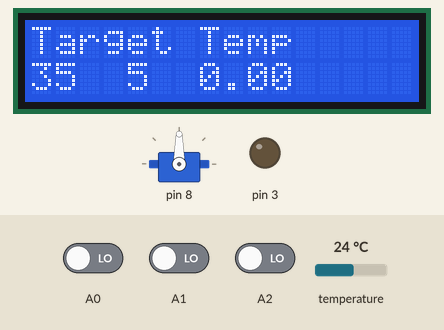
Simulated run of this sketch. Board: Arduino Uno, built with avr-gcc and run on an emulated ATmega328P. On the bench: servo, 16×2 character LCD, output pins drawn as LEDs (lit = HIGH). The inputs (shaded band) are chosen by the test bench; at power-on: A1 LOW, temperature 24 °C, A2 LOW, A0 LOW. What the sketch prints to the serial monitor is not drawn.

Above: at 1.2 s.
1.3 s: A1 driven HIGH
At 1.43 s:
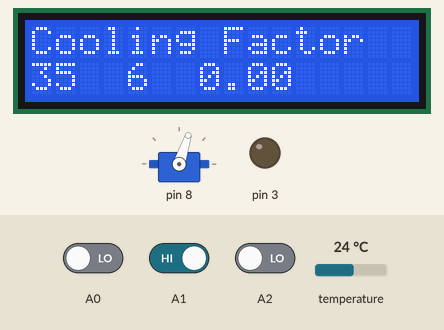
3.5 s: temperature set to 12 °C
At 6.1 s:
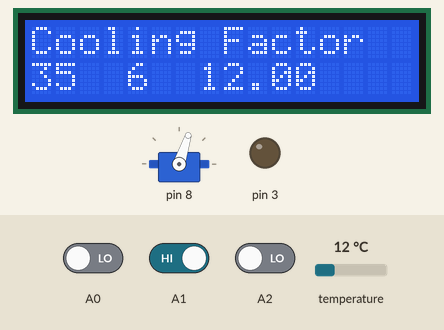
6.2 s: A2 driven HIGH
7.7 s: temperature set to 19 °C
At 10.6 s:
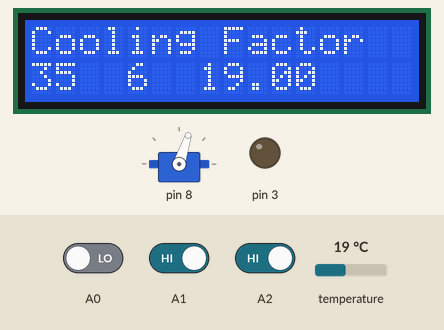
11.2 s: A1 driven LOW
At 11.8 s:
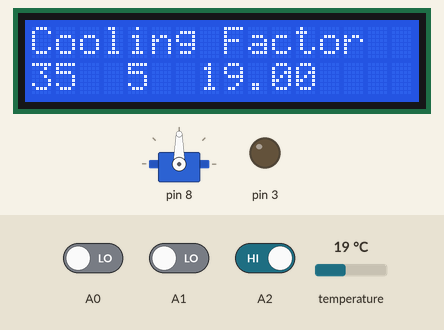
12.7 s: A2 driven LOW
At 19.2 s:
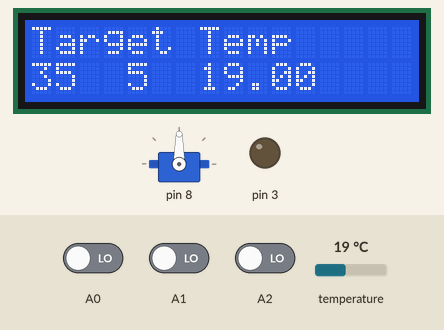
Timing chart, 0 to 31.6 s (numbered marks = the images above; inputs shaded):
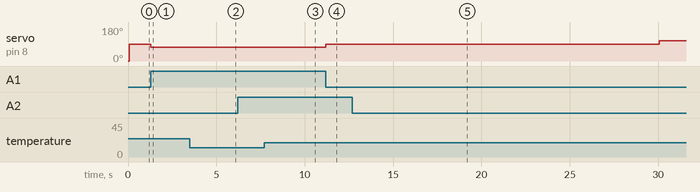

Measured:
- after the input at 1.3 s, servo on pin 8: 90° → 72° at once; the display: changes at once (image 1)
- after the input at 6.2 s, every drawn part: stays the same
- after the input at 7.7 s, the display: changes after 2.1 s (image 3)
- after the input at 11.2 s, servo on pin 8: 72° → 90° at once; the display: changes at once (image 4)
- after the input at 12.7 s, servo on pin 8: 90° → 108° after 17.4 s; the display: changes at once (image 5)

The sketch:

Enclosure-Exhaust.ino
```cpp
// include the library code:
#include <LiquidCrystal.h>
#include <OneWire.h>
#include <DallasTemperature.h>
#include "rotaryEncoder.h"
#include "Fan4Pin.h"
#include "ServoController.h"
#include "DController.h"

#define ONE_WIRE_BUS 10

Fan4Pin fan;

OneWire oneWire(ONE_WIRE_BUS);
DallasTemperature sensors(&oneWire);

// initialize the library by associating any needed LCD interface pin
// with the arduino pin number it is connected to
const int rs = 12, en = 11, d4 = 5, d5 = 4, d6 = 6, d7 = 2;
LiquidCrystal lcd(rs, en, d4, d5, d6, d7);

RotaryEncoder rEncoder(A1, A0, A2);

ServoController servo(8, 610, 2395);

// sampleRate, tRangeLow, tRangeHigh
DController tempController(15000, 240000, 300000);

void setup() {
	Serial.begin(9600);
	servo.start();

	/***********************
	 * LCD Setup
	 */
	// set up the LCD's number of columns and rows:
	lcd.begin(16, 2);
	// Print a message to the LCD.
	//lcd.print("hello, world!");

	// Setup Temp
	sensors.begin();

	fan.start();
	rEncoder.start();
}

bool draw = true;
int mode = 0;
int lastMode = -1;
float temp = 0;
float lastTemp = -1;
unsigned long lastSensorPollTime = -1000;
int coolingFactor = 5;
int lastCoolingFactor = -1;
int targetTemp = 35;
int lastTargetTemp = -1;
int ctrlChange = 0;

void drawScreen() {
	if(!draw)
		return;
	draw = false;
	lcd.clear();
	lcd.setCursor(0, 0);
	if(mode == 0) {
		lcd.print("Target Temp");
	}
	else if(mode == 1) {
		lcd.print("Cooling Factor");
	}
	lcd.setCursor(0, 1);
	lcd.print(targetTemp);
	lcd.setCursor(4, 1);
	lcd.print(coolingFactor);
	lcd.setCursor(7, 1);
	lcd.print(temp);
}

void updateTemps() {
	unsigned long now = millis();
	if (now - lastSensorPollTime >= 5000) {
		lastSensorPollTime = now;
		sensors.requestTemperatures();
		temp = sensors.getTempCByIndex(0);
		if(temp != lastTemp) {
			lastTemp = temp;
			draw = true;
		}
	}
}

void loop() {
	// put your main code here, to run repeatedly:
	RotaryEncoderState reState = rEncoder.read();
	if(mode == 0) {
		if(reState == RotaryEncoderState::clockwise) {
			targetTemp++;
			draw = true;
		}
		else if (reState == RotaryEncoderState::anti_clockwise) {
			targetTemp--;
			draw = true;
		}
		if (targetTemp > 60)
			targetTemp = 60;
		else if (targetTemp < 0)
			targetTemp = 0;
		ctrlChange = tempController.update(temp, targetTemp);
		coolingFactor += ctrlChange;
		if (coolingFactor > 20)
			coolingFactor = 20;
		else if (coolingFactor < 0)
			coolingFactor = 0;
	}
	else if (mode == 1) {
		if(reState == RotaryEncoderState::clockwise) {
			coolingFactor++;
			draw = true;
		}
		else if (reState == RotaryEncoderState::anti_clockwise) {
			coolingFactor--;
			draw = true;
		}
		if (coolingFactor > 20)
			coolingFactor = 20;
		else if (coolingFactor < 0)
			coolingFactor = 0;
	}
	if(reState == RotaryEncoderState::button) {
		draw = true;
		mode++;
		if(mode >= 2)
			mode = 0;
	}
	if(coolingFactor != lastCoolingFactor) {
		draw = true;
		Serial.print("Cooling Factor: ");
		Serial.print(coolingFactor);
		lastCoolingFactor = coolingFactor;

		int servoPos = map(lastCoolingFactor, 0, 10, 0, 10);
		if(coolingFactor == 0)
			servoPos = 0;
		if(coolingFactor >= 10)
			servoPos = 180;
		servoPos = servoPos * 18;
		int fanSpeed = map(lastCoolingFactor, 10, 20, 0, 100);
		if(fanSpeed < 0)
			fanSpeed = 0;
		servo.setPos(180 - servoPos);
		fan.setSpeed(fanSpeed);
	}
	/*
	if(servoPos != lastServoPos) {
		if(servoPos > 180)
			servoPos = 0;
		if(servoPos < 0)
			servoPos = 180;
		lastServoPos = servoPos;
		servo.setPos(servoPos);
	}
	*/
	servo.update();
	updateTemps();
	drawScreen();
}
```

DController.cpp
```cpp
#include "DController.h"
#include "Arduino.h"

DController::DController(unsigned long sampleRate, unsigned long tRangeLow, unsigned long tRangeHigh) {
	_sampleRate = sampleRate;
	_lastTime = 0;
	_tRangeLow = tRangeLow;
	_tRangeHigh = tRangeHigh;
	_lastTemp = 0;
}

int DController::update(float temp, float target) {
	unsigned long now = millis();

	if(now - _lastTime < _sampleRate)
		return 0;

	if(_lastTime == 0) {
		_lastTemp = temp;
		_lastTime = now;
		return 0;
	}

	float slope = (_lastTemp - temp) / ((_lastTime / 1000) - (now / 1000));
	float tempDiff = target - temp;
	float timeToTargetSec = tempDiff / slope;

	Serial.println("Temp CTRL");
	Serial.print("slope ");
	Serial.print(slope);
	Serial.print(" = (");
	Serial.print(_lastTemp);
	Serial.print(" - ");
	Serial.print(temp);
	Serial.print(") / (");
	Serial.print(_lastTime / 1000);
	Serial.print(" - ");
	Serial.print(now / 1000);
	Serial.println(")");
	Serial.print("timeToTarget ");
	Serial.println(timeToTargetSec);
	Serial.print("tempDiff ");
	Serial.println(tempDiff);

	_lastTemp = temp;
	_lastTime = now;

	int returnv = 0;

	if(slope < 0.001 && slope > -0.001) {
		if(tempDiff > 0)
			returnv = -1; // decrease coolingFactor
		else if(tempDiff < 0)
			returnv = 1; //increase coolingFactor
	}
	else if(timeToTargetSec < _tRangeLow / 1000) {
		if(tempDiff > 0)
			returnv = -1; // decrease coolingFactor
		else if(tempDiff < 0)
			returnv = 1; //increase coolingFactor
	}
	else if(timeToTargetSec > _tRangeHigh / 1000) {
		if(tempDiff > 0)
			returnv = 1; // increase coolingFactor
		else if(tempDiff < 0)
			returnv = -1; // decrease coolingFactor
	}
	Serial.print("return: ");
	Serial.println(returnv);
	return returnv;
}
```

DController.h
```cpp
#ifndef DController_h
#define DController_h

class DController {
	public:
		DController(unsigned long sampleRate, unsigned long tRangeLow, unsigned long tRangeHigh);
		int update(float temp, float target);
	private:
		unsigned long _lastTime;
		unsigned long _sampleRate;
		float _lastTemp;
		unsigned long _tRangeLow;
		unsigned long _tRangeHigh;
};

#endif
```

Fan4Pin.cpp
```cpp
#include "Fan4Pin.h";
#include "Arduino.h"

void Fan4Pin::start() {
	/***********************
	* Fan PWM setup on D3
	*/
	pinMode(3, OUTPUT);
	// Fast PWM Mode, Prescaler = /8
	// PWM on Pin 3, Pin 11 disabled
	// 16Mhz / 8 / (79 + 1) = 25Khz
	TCCR2A = _BV(COM2B1) | _BV(WGM21) | _BV(WGM20);
	TCCR2B = _BV(WGM22) | _BV(CS21);
	// Set TOP and initialize duty cycle to zero(0)
	OCR2A = 79;   // TOP - DO NOT CHANGE, SETS PWM PULSE RATE
	OCR2B = 0;    // duty cycle for Pin 3 (0-79) generates 1 500nS pulse even when 0
}

void Fan4Pin::setSpeed(int speed) {
	if(_speed != speed) {
		_speed = speed;
		if(_speed < 0)
			_speed = 100;
		if(_speed > 100)
			_speed = 0;
    	OCR2B = map(_speed, 0, 100, 0, 79);
	}
}

int Fan4Pin::getSpeed() {
	return _speed;
}
```

Fan4Pin.h
```cpp
#ifndef Fan4Pin_h
#define Fan4Pin_h

class Fan4Pin {
	public:
		void start();
		void setSpeed(int speed);
		int getSpeed();
	private:
		int _speed;
};

#endif
```

ServoController.cpp
```cpp
#include "ServoController.h"
#include "Arduino.h"

ServoController::ServoController(int pin, int startF, int endF) {
	_pin = pin;
	_startF = startF;
	_endF = endF;
	this->setPos(0);
};

void ServoController::start() {
	_servo.attach(_pin, _startF, _endF);
}

void ServoController::setPos(int pos) {
	if(!_activated) {
		_activated = true;
		_servo.attach(_pin, _startF, _endF);
	}
	_updatedTime = millis();
	_pos = pos;
	_servo.write(_pos);
}

void ServoController::update() {
	if(_activated) {
		unsigned long now = millis();
		if (millis() - _updatedTime > 1000) {
			_servo.detach();
			_activated = false;
		}
	}
}
```

ServoController.h
```cpp
#ifndef ServoController_h
#define ServoController_h

#include "Servo.h"

class ServoController {
	public:
		ServoController(int pin, int startF, int endF);
		void start();
		void setPos(int pos);
		void update();
	private:
		Servo _servo;
		bool _activated;
		int _pin;
		int _startF;
		int _endF;
		int _pos;
		unsigned long _updatedTime;
};

#endif
```

rotaryEncoder.cpp
```cpp
#include "rotaryEncoder.h";
#include "Arduino.h"

RotaryEncoder::RotaryEncoder(int a, int b, int sw) {
	_a = a;
	_b = b;
	_sw = sw;
	_pinALast = 0;
	_returnLast = RotaryEncoderState::none;
	unsigned long _lastActivation = millis();
}

void RotaryEncoder::start() {
	pinMode(_a, INPUT);
	pinMode(_b, INPUT);
	pinMode(_sw, INPUT);
	_pinALast = digitalRead(_a);
}

RotaryEncoderState RotaryEncoder::read() {
	boolean bCW;
	RotaryEncoderState returnVal = RotaryEncoderState::none;
	int swVal = digitalRead(_sw);
	if (swVal == LOW) {
		unsigned long thisActivation = millis();
		if(thisActivation - _lastActivation > 250) {
			_lastActivation = thisActivation;
			return RotaryEncoderState::button;
		}
	}
	int aVal = digitalRead(_a);
	if (aVal != _pinALast) {
		unsigned long thisActivation = millis();
		if(thisActivation - _lastActivation > 40) {
			_lastActivation = thisActivation;
			// knob is rotating - get direction
			if (digitalRead(_b) != aVal) {
				bCW = true;
				returnVal = RotaryEncoderState::clockwise;
			} else {
				bCW = false;
				_lastActivation = millis();
				returnVal = RotaryEncoderState::anti_clockwise;
			}
		}
	}
	_pinALast = aVal;
	if(_returnLast == returnVal) {
		return RotaryEncoderState::none;
	}
	_returnLast = returnVal;
	return returnVal;
}
```

rotaryEncoder.h
```cpp
#ifndef rotaryEncoder_h
#define rotaryEncoder_h

enum class RotaryEncoderState {
	none,
	clockwise, anti_clockwise, button
};

class RotaryEncoder {
	public:
		RotaryEncoder(int a, int b, int sw);
		void start();
		RotaryEncoderState read();
	private:
		int _a;
		int _b;
		int _sw;
		int _pinALast;
		RotaryEncoderState _returnLast;
		unsigned long _lastActivation;
};

#endif
```
